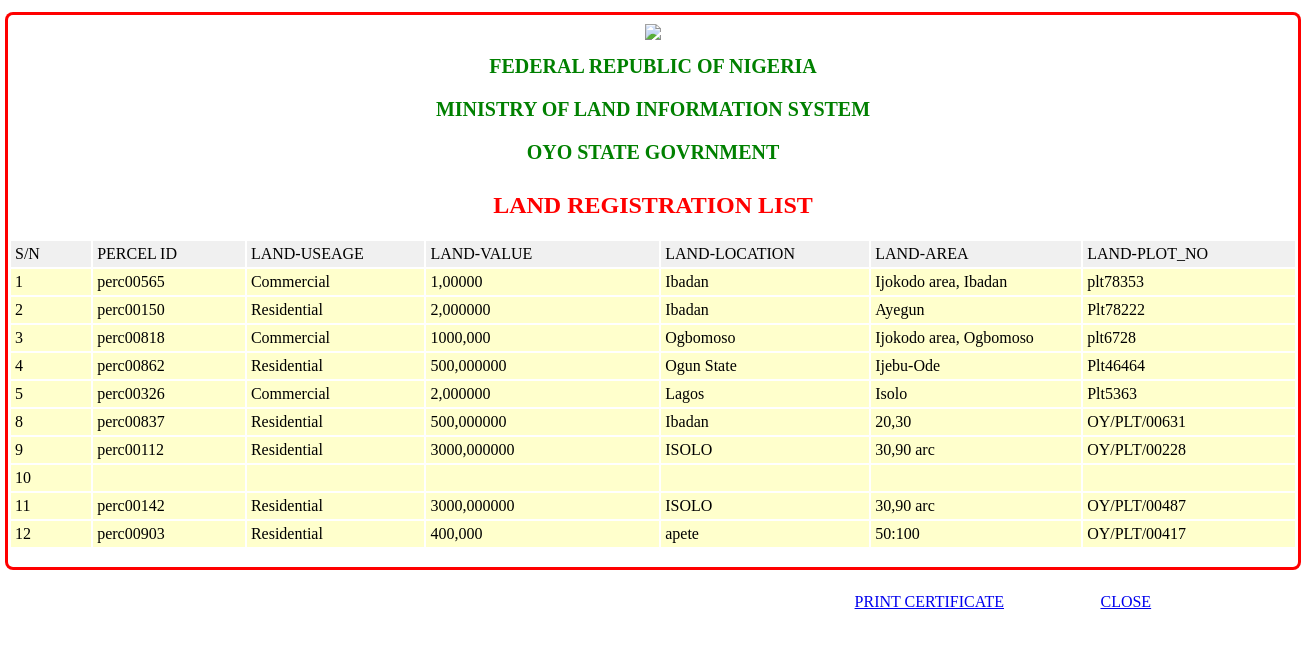
Page /landreport2.php (signed in) on the committed database.
### tables this page shows
CREATE TABLE `owner` (
  `id` int(10) NOT NULL auto_increment,
  `owner_id` varchar(20) NOT NULL,
  `surname` varchar(40) NOT NULL,
  `othername` varchar(40) NOT NULL,
  `gender` varchar(11) NOT NULL,
  `birth_place` varchar(40) NOT NULL,
  `occupation` varchar(30) NOT NULL,
  `state` varchar(40) NOT NULL,
  `lga` varchar(40) NOT NULL,
  `address` varchar(50) NOT NULL,
  `phone` varchar(20) NOT NULL,
  `email` varchar(30) NOT NULL,
  `percel_id` varchar(50) NOT NULL,
  `val` varchar(50) NOT NULL,
  `land` varchar(40) NOT NULL,
  `location` varchar(40) NOT NULL,
  `area` varchar(50) NOT NULL,
  `plot_no` varchar(30) NOT NULL,
  PRIMARY KEY  (`id`)
);

### landreport2.php (the view, shortened to what this page needs)
<!DOCTYPE html>
<html lang="en">
<head>
    <link rel="stylesheet" src="bootstrap/css/bootstrap.min.css">
    <link rel="stylesheet" src="bootstrap/css/custom.css">
    <link rel="stylesheet" type="text/css" href="styleme.css">
</head>
<body>
<div class="prtr" >
  <table  align="center" width="1037" height="132" border="0" cellpadding="2" cellspacing="2">
      <tr>
        <th scope="col" align="center" id="myth"  ><img src="img/nig2.png"></th>
      </tr>
      <tr>
        <th scope="row" class="chb" ><font color="green">FEDERAL REPUBLIC OF NIGERIA <p>MINISTRY OF LAND INFORMATION SYSTEM </p> <p>OYO STATE GOVRNMENT</p></font></th>
      </tr>
      <tr>
        <th scope="row" id="cer"><font color="red">LAND REGISTRATION LIST </font></th>
      </tr>
  </table>
   <table width="1288" height="130" border="0" align="center" cellpadding="4">
        <tr>
          <td width="34" bgcolor="#F0F0F0" class="style2">S/N</td>
       <td width="34" bgcolor="#F0F0F0" class="style2">PERCEL ID</td>
          <td width="85" bgcolor="#F0F0F0" class="style2">LAND-USEAGE</td>
          <td width="114" bgcolor="#F0F0F0" class="style2">LAND-VALUE </td>
          <td width="101" bgcolor="#F0F0F0" class="style2">LAND-LOCATION</td>
          <td width="102" bgcolor="#F0F0F0" class="style2">LAND-AREA </td>
          <td width="58" bgcolor="#F0F0F0" class="style2">LAND-PLOT_NO </td>
        </tr>
    <?php
        $sql = "SELECT * FROM owner ORDER BY ID asc";
        $query = mysql_query($sql)
                or die(mysql_error());
              while (($rows=mysql_fetch_array($query)))
              {
              extract ($rows);
              ?>
        <tr>
          <td bgcolor="#FFFFCC" class="style2 style7"><?php echo $id ?>&nbsp;</td>
       <td bgcolor="#FFFFCC" class="style2 style7"><?php echo $percel_id ?>&nbsp;</td>
          <td bgcolor="#FFFFCC" class="style8"><?php echo $land ?>&nbsp;</td>
          <td bgcolor="#FFFFCC" class="style8"><?php echo $val ?>&nbsp;</td>
          <td bgcolor="#FFFFCC" class="style8"><?php echo $location ?>&nbsp;</td>
          <td bgcolor="#FFFFCC" class="style8"><?php echo $area ?>&nbsp;</td>
          <td bgcolor="#FFFFCC" class="style8"><?php echo $plot_no ?>&nbsp;</td>
      <?php }?>
        </tr>
  </table> <tr height="789">&nbsp;</tr></div>
<div class="prt">
  <table width="1027" align="center" height="40" border="0" cellpadding="2" cellspacing="2">
    <tr>
      <td width="606">&nbsp;</td>
      <td width="238">
       <a  href="javascript:window.print()">PRINT CERTIFICATE</a>         </td>
        <td width="155"><a href="dash1b.php">CLOSE</a></td>
    </tr>
  </table>
</div>
</body>
</html>

### styleme.css (style rules this page uses)
.prtr { margin:auto; background-color:white; height:auto; width:100%; max-height: 990px; border: 0px; border-radius:5px; box-shadow: 0 0 0 3px red; }
.chb { background-color:white; border-radius:3px; width: 999px; height: 30px; font-family: Times New Roman ; text-decoration-style:Bold; text-align: center; font-size: 20px ; }
#myth { text-align: center; text-decoration-style:bold; background-color: white; font-family: sans-serif; border-radius: 5px; height: 30px }
#cer { background-color:white; border-radius:3px; width: 999px; height: 30px; font-family: Viner Hand ITC; text-decoration-style:Bold; text-align: center; font-size: 24px ; }
.prt { margin:auto; width:65%; height: 40px; background-color:white; border-radius: 5px; }
table { margin-top: 15px; }
th { text-align: left; text-decoration-style:bold; background-color: lightgray; font-family: sans-serif; border-radius: 5px; height: 30px }

### rows in the picture
owner: id "1", percel "perc00565", land "Commercial", val "1,00000", location "Ibadan", area "Ijokodo area, Ibadan", plot_no "plt78353"
owner: id "2", percel "perc00150", land "Residential", val "2,000000", location "Ibadan", area "Ayegun", plot_no "Plt78222"
owner: id "3", percel "perc00818", land "Commercial", val "1000,000", location "Ogbomoso", area "Ijokodo area, Ogbomoso", plot_no "plt6728"
owner: id "4", percel "perc00862", land "Residential", val "500,000000", location "Ogun State", area "Ijebu-Ode", plot_no "Plt46464"
owner: id "5", percel "perc00326", land "Commercial", val "2,000000", location "Lagos", area "Isolo", plot_no "Plt5363"
owner: id "8", percel "perc00837", land "Residential", val "500,000000", location "Ibadan", area "20,30", plot_no "OY/PLT/00631"
owner: id "9", percel "perc00112", land "Residential", val "3000,000000", location "ISOLO", area "30,90 arc", plot_no "OY/PLT/00228"
owner: id "10"
owner: id "11", percel "perc00142", land "Residential", val "3000,000000", location "ISOLO", area "30,90 arc", plot_no "OY/PLT/00487"
owner: id "12", percel "perc00903", land "Residential", val "400,000", location "apete", area "50:100", plot_no "OY/PLT/00417"
